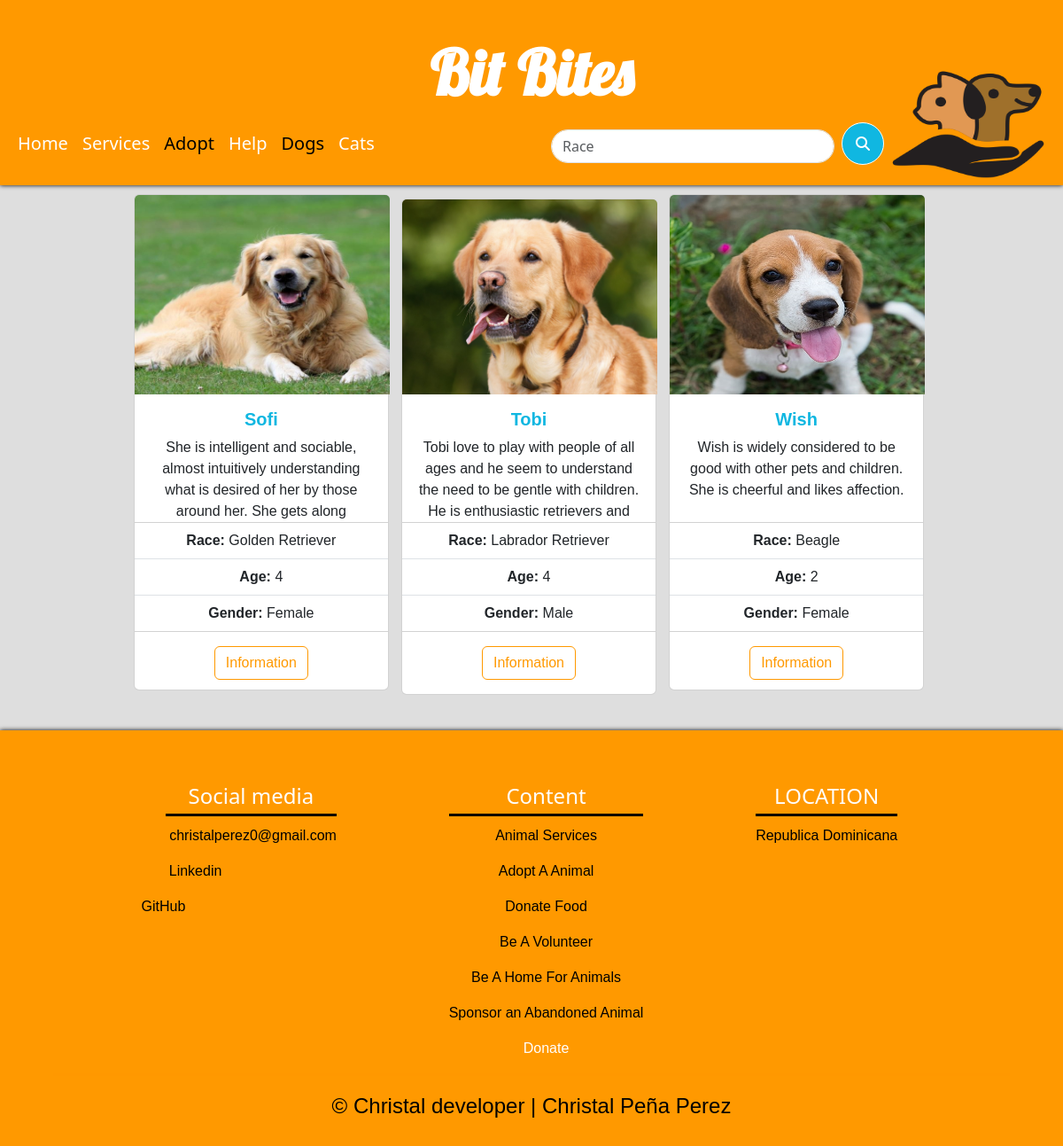
Screenshot of /AdoptAPet/dogs with the database file from the repository.
### Adopt/models.py (models this page shows, shortened)
class Animal(models.Model):
    name = models.CharField(max_length=30)
    gender = models.CharField(max_length=10)
    height = models.FloatField(blank=True)
    vaccines = models.BooleanField(blank=True)
    photo = models.ImageField(upload_to='AdopImages')
    description = models.CharField(max_length=1000)
    age = models.IntegerField()
    birth_date = models.DateField(verbose_name='date of birth')
    race = models.ForeignKey(Race,on_delete=models.CASCADE)
    kind = models.ForeignKey(KindOfPet,on_delete=models.CASCADE)
    created = models.DateTimeField(auto_now_add=True)
    updated = models.DateTimeField(auto_now_add=True)
    class Meta:
        verbose_name = 'Animal'
        verbose_name_plural = 'Animals'

class Race(models.Model):
    race = models.CharField(max_length=50)
    created = models.DateTimeField(auto_now_add=True)
    updated = models.DateTimeField(auto_now_add=True)
    class Meta:
        verbose_name = 'Race'
        verbose_name_plural = 'Races'
    def __str__(self):
        return self.race

### Adopt/views.py (the view)
# urls.py: path('dogs',views.dogs,name='dog'),
def dogs(request):
    data = Animal.objects.filter(kind= 6)
    return render(request,'AdoptPet/adopt.html',{'data':data})

### Adopt/templates/AdoptPet/adopt.html (shortened to what this page needs)
{% extends "PetsWebPage/main.html" %}
    {% block content %}
    <section style="margin-left: -1rem;">
      <div style="text-align: center;">
      {% if data %}
        {% for inf in data %}
        <div style="display: inline-block; text-align: center;">
          <div class="card" style="width: 18rem; margin-bottom: 10px;height: 35rem; margin-left: 10px;">
            <img style="width: 18rem;height: 225px;" src="{{inf.photo.url}}" class="card-img-top" alt="...">
              <div class="card-body">
                <h5 class="card-title" style="color:#10b7e1;font-weight: 700;">{{inf.name}}</h5>
                <p class="card-text" style="height: 5rem;">{{inf.description}}</p>
              </div>
            <ul class="list-group list-group-flush">
              <li class="list-group-item"><strong>Race:</strong> {{inf.race}}</li>
              <li class="list-group-item"><strong>Age:</strong> {{inf.age}}</li>
              <li class="list-group-item"><strong>Gender:</strong> {{inf.gender}}</li>
            </ul>
            <div class="card-body">
              <a href="{% url 'infpage' inf.id %}" class="card-link"><button type="button" class="btn btn-outline-warning">Information</button></a>
            </div>
          </div>
        </div>
        {% endfor %}
        {% else %}
          <div style="margin: 8rem 0 ;">
            <p style="font-size: xx-large;font-weight: bold;font-family: 'Aclonica', sans-serif;
            ">We don't have that race of animal</p>
          </div>
        {% endif %}
      </div>
    </section>
    {% endblock %}

### PetsWebPage/static/PetsPage/css/main.css (style rules this page uses)
body { background-image: url('https://img.freepik.com/vector-premium/patron-fisuras-cabeza-perro-lindo-sobre-fondo-blanco_426735-106.jpg?w=2000'); background-size: cover; background-size: 900px; backdrop-filter:brightness(0.87); }
.card { font-family: 'Aclonica', sans-serif; }
.btn { color:rgb(255,153,0) ; border-color: rgb(255,153,0); }

### rows the page displays
Animal: photo (picture), name "Sofi", description "She is intelligent and sociable, almost intuitively understanding what is desired of her by those around her. She gets along…", race "Golden Retriever", age "4", gender "Female"
Animal: photo (picture), name "Tobi", description "Tobi love to play with people of all ages and he seem to understand the need to be gentle with children. He is enthusiastic retrievers and…", race "Labrador Retriever", age "4", gender "Male"
Animal: photo (picture), name "Wish", description "Wish is widely considered to be good with other pets and children. She is cheerful and likes affection.", race "Beagle", age "2", gender "Female"
